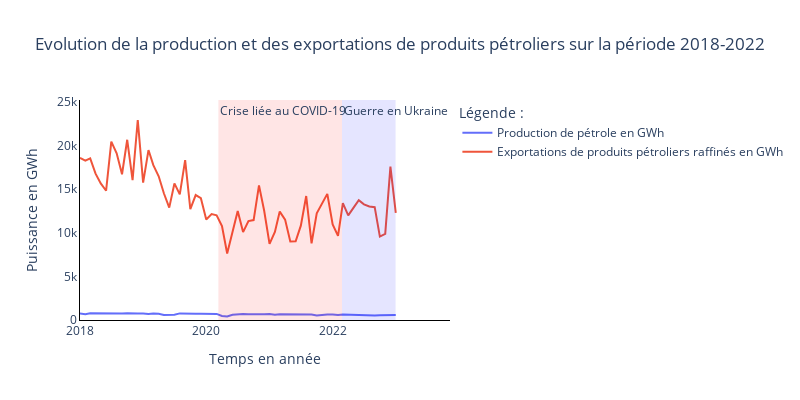

Notebook source saved alongside this figure:
### Code cell
## Production vs exportations
scatter_plot_2lines(x1 = df_list[0].index, y1 = df_list[0]["1. Production de pétrole (en GWh)"], x2 = df_list[0].index,
                    y2 = df_list[0]["2.2 Exportations de produits pétroliers raffinés (en GWh)"], label_1 = 'Production de pétrole en GWh', label_2 = 'Exportations de produits pétroliers raffinés en GWh', x_label = 'Temps en année',
                    y_label = 'Puissance en GWh', title = "Evolution de la production et des exportations de produits pétroliers sur la période 2018-2022")
